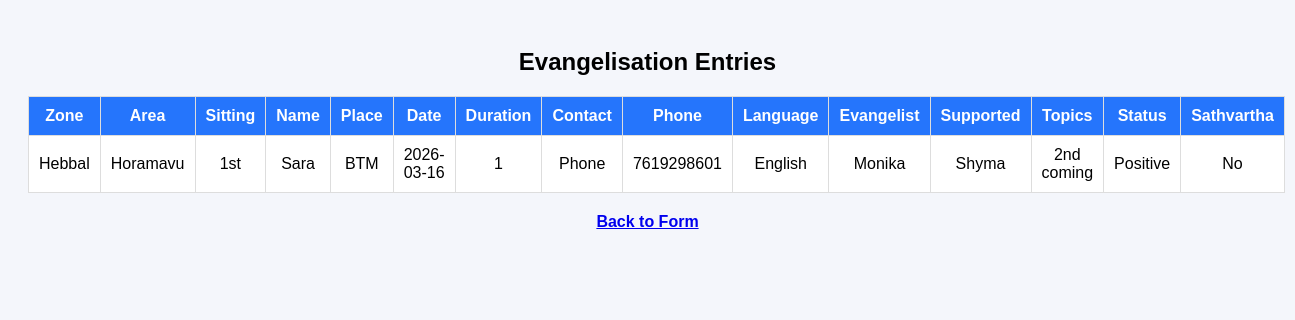
/horamavu, run on the app's committed database.
### tables this page shows
CREATE TABLE entries (
        id INTEGER PRIMARY KEY AUTOINCREMENT,
        zone TEXT,
        area TEXT,
        sitting TEXT,
        name TEXT,
        place TEXT,
        date TEXT,
        duration TEXT,
        contact_way TEXT,
        phone TEXT,
        language TEXT,
        evangelist TEXT,
        supported_by TEXT,
        topics TEXT,
        status TEXT,
        sathvartha TEXT
        );

### app.py (the view)
@app.route("/horamavu")
def horamavu():
    conn = sqlite3.connect("evangelisation.db")
    cursor = conn.cursor()
    cursor.execute("SELECT * FROM entries WHERE area='Horamavu'")
    data = cursor.fetchall()
    conn.close()
    return render_template("entries.html", data=data)

### templates/entries.html (shortened to what this page needs)
<!DOCTYPE html>
<html>
<head>
</head>
<body>
<h2>Evangelisation Entries</h2>
<table>
<tr>
<th>Zone</th>
<th>Area</th>
<th>Sitting</th>
<th>Name</th>
<th>Place</th>
<th>Date</th>
<th>Duration</th>
<th>Contact</th>
<th>Phone</th>
<th>Language</th>
<th>Evangelist</th>
<th>Supported</th>
<th>Topics</th>
<th>Status</th>
<th>Sathvartha</th>
</tr>
{% for row in data %}
<tr>
<td>{{row[1]}}</td>
<td>{{row[2]}}</td>
<td>{{row[3]}}</td>
<td>{{row[4]}}</td>
<td>{{row[5]}}</td>
<td>{{row[6]}}</td>
<td>{{row[7]}}</td>
<td>{{row[8]}}</td>
<td>{{row[9]}}</td>
<td>{{row[10]}}</td>
<td>{{row[11]}}</td>
<td>{{row[12]}}</td>
<td>{{row[13]}}</td>
<td>{{row[14]}}</td>
<td>{{row[15]}}</td>
</tr>
{% endfor %}
</table>
<a href="/">Back to Form</a>
</body>
</html>

### templates/entries.html (style rules this page uses)
body { font-family: Arial; background:#f4f6fb; padding:20px; }
h2 { text-align:center; }
table { width:100%; border-collapse:collapse; background:white; }
th, td { padding:10px; border:1px solid #ddd; text-align:center; }
th { background:#2575fc; color:white; }
a { display:block; margin-top:20px; text-align:center; font-weight:bold; }

### data on the page
entries: zone "Hebbal", area "Horamavu", sitting "1st", name "Sara", place "BTM", date "2026-03-16", duration "1", contact_way "Phone", phone "7619298601", language "English", evangelist "Monika", supported_by "Shyma", topics "2nd coming", status "Positive", sathvartha "No"
